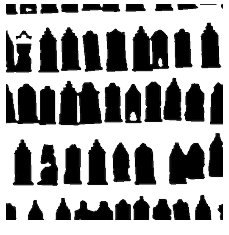
#> input picture Chapter_01/house.png, 229 x 235 px
$ python 07.py   (Python 2 division)
#> lines starting #> are read from the running program, lines starting #| are printed output that depends on the picture
from PIL import Image
from scipy.ndimage import measurements, morphology
from pylab import *
import numpy as np

im = np.asarray(Image.open('house.png'))
#> im is the input picture: shape (235, 229, 4); mean R, G, B, A 154.7, 154.7, 154.7, 255

figure()
gray()
subplot(221)
title('[Origin]')
imshow(im)

label, nbr_objects = measurements.label(im)
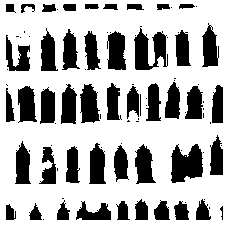
#> label: shape (235, 229, 4) int32; mean R, G, B, A 0.715, 0.715, 0.715, 1; drawn with 1 as white
#> nbr_objects = 1
print "Number of objects: " , nbr_objects
#| Number of objects:  1
subplot(222)
title('[1]')
imshow(label)

#> (the run stopped early here; a loop or call above may not have finished)
